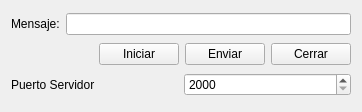
<?xml version="1.0" encoding="UTF-8"?>
<ui version="4.0">
 <class>Widget</class>
 <widget class="QWidget" name="Widget">
  <property name="geometry">
   <rect>
    <x>0</x>
    <y>0</y>
    <width>362</width>
    <height>112</height>
   </rect>
  </property>
  <property name="windowTitle">
   <string>Widget</string>
  </property>
  <layout class="QGridLayout" name="gridLayout">
   <item row="0" column="0">
    <layout class="QHBoxLayout" name="horizontalLayout_2">
     <item>
      <widget class="QLabel" name="label">
       <property name="text">
        <string>Mensaje:</string>
       </property>
      </widget>
     </item>
     <item>
      <widget class="QLineEdit" name="msj"/>
     </item>
    </layout>
   </item>
   <item row="1" column="0">
    <layout class="QHBoxLayout" name="horizontalLayout">
     <item>
      <spacer name="horizontalSpacer">
       <property name="orientation">
        <enum>Qt::Horizontal</enum>
       </property>
       <property name="sizeHint" stdset="0">
        <size>
         <width>40</width>
         <height>20</height>
        </size>
       </property>
      </spacer>
     </item>
     <item>
      <widget class="QPushButton" name="iniciar">
       <property name="text">
        <string>Iniciar</string>
       </property>
      </widget>
     </item>
     <item>
      <widget class="QPushButton" name="enviar">
       <property name="text">
        <string>Enviar</string>
       </property>
      </widget>
     </item>
     <item>
      <widget class="QPushButton" name="cerrar">
       <property name="text">
        <string>Cerrar</string>
       </property>
      </widget>
     </item>
    </layout>
   </item>
   <item row="2" column="0">
    <layout class="QHBoxLayout" name="horizontalLayout_3">
     <item>
      <widget class="QLabel" name="label_2">
       <property name="text">
        <string>Puerto Servidor</string>
       </property>
      </widget>
     </item>
     <item>
      <widget class="QSpinBox" name="port_server">
       <property name="minimum">
        <number>2000</number>
       </property>
       <property name="maximum">
        <number>655555</number>
       </property>
      </widget>
     </item>
    </layout>
   </item>
  </layout>
 </widget>
 <layoutdefault spacing="6" margin="11"/>
 <resources/>
 <connections/>
</ui>
